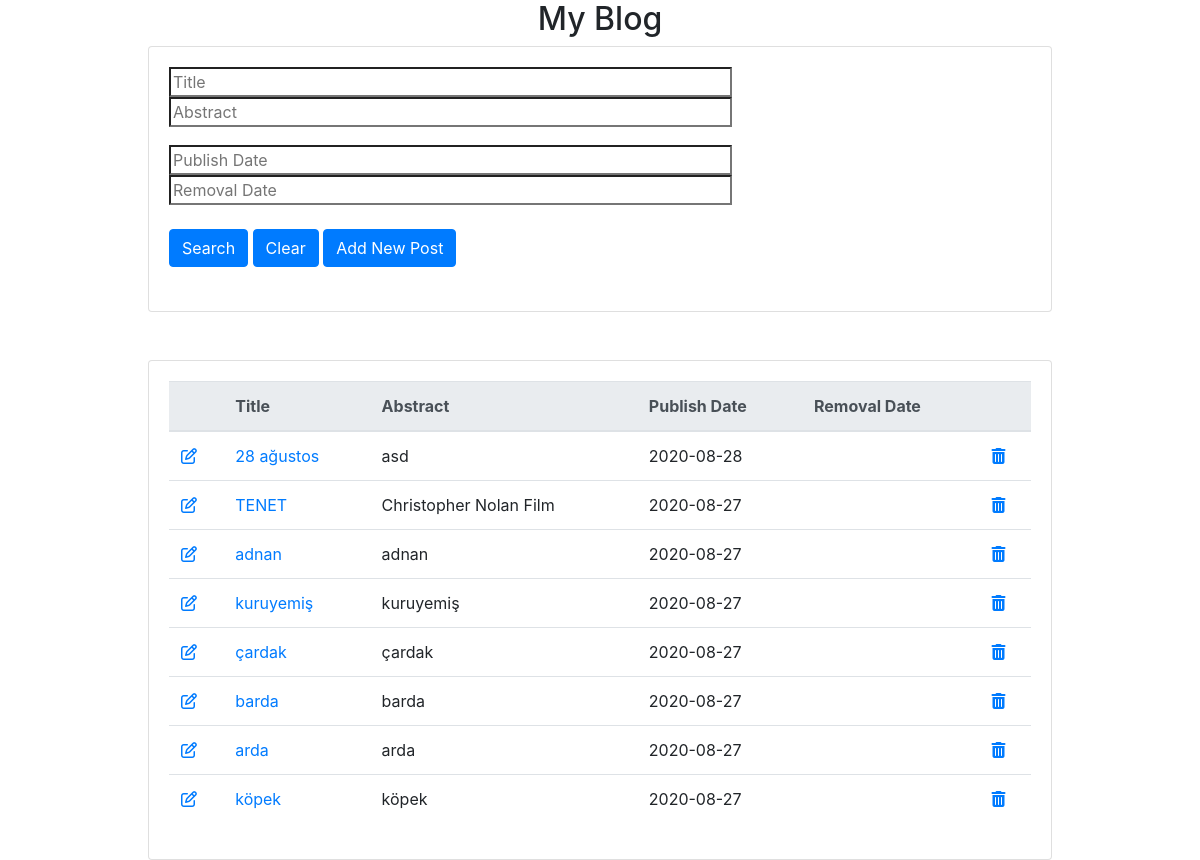
Before: / with the older database file.
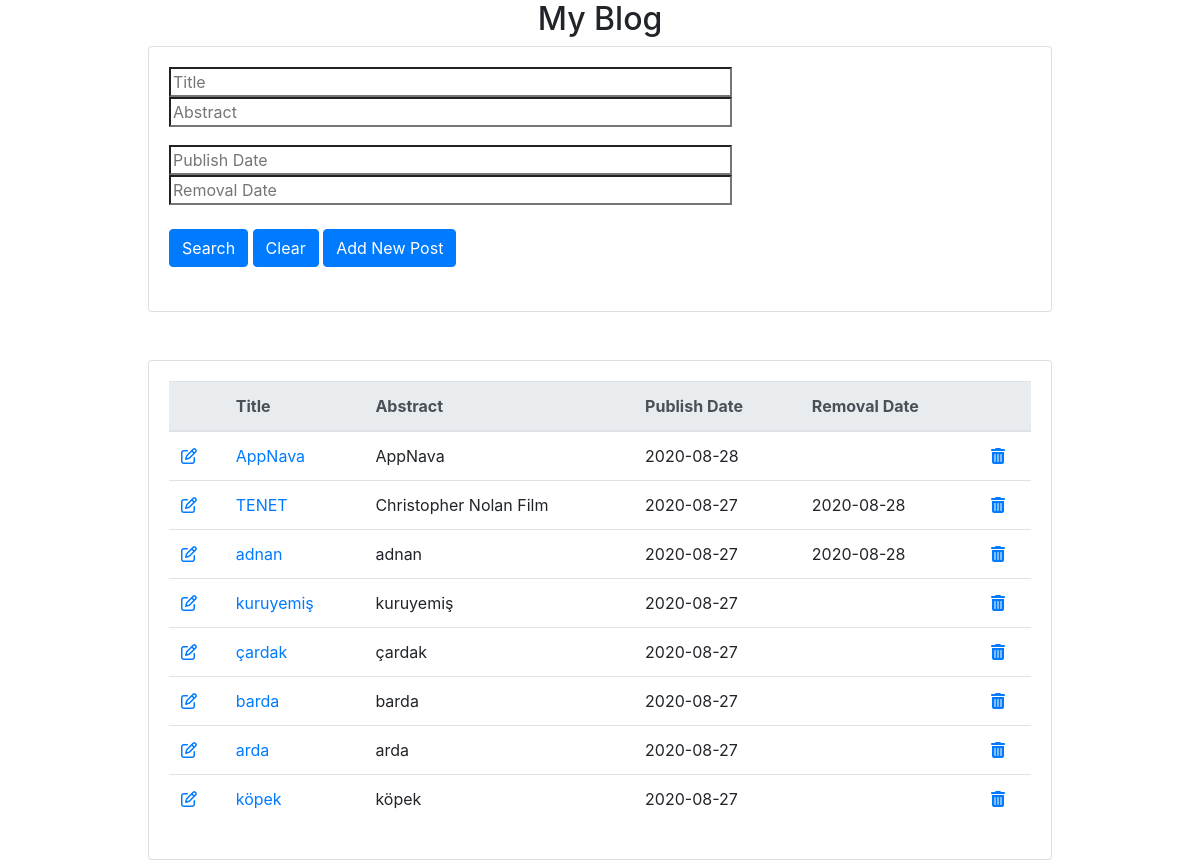
After: the same page with the newer database file.
### blogs/models.py (models this page shows, shortened)
class Blog(models.Model):
    title = models.CharField(max_length=100)
    slug = models.SlugField()
    abstract = models.TextField()
    body = models.TextField()
    publish_date = models.DateTimeField(auto_now_add=True)
    removal_date = models.DateTimeField(null=True, blank=True)

### blogs/templates/blogs/posts.html
{% extends "blogs/homepage.html" %}
{% block content %}
<div class="card mx-auto" style="width: 56.5rem;">
	<div class="card-body">
		<table class="table" style="width=100%">
			<thead class="thead-light">
				<tr>
					<th></th>
					<th scope="col">Title</th>
					<th scope="col">Abstract</th>
					<th scope="col">Publish Date</th>
					<th scope="col">Removal Date</th>
					<th></th>
				</tr>
			</thead>
			{% for blog in object_list %}
				<tr>
					<td scope="row"><a href="{% url 'edit_blog' pk=blog.id %}"><i class='far fa-edit'</i></a></td>
					<td><a href="/blogs/{{blog.id}}">{{blog.title}}</a></td>
					<td>{{blog.abstract}}</td>
					<td>{{blog.publish_date|date:"Y-m-d"}}</td>
					<td>{{blog.removal_date|date:"Y-m-d"}}</td>
					<td><a href="{% url 'delete_blog' pk=blog.id %}"><i class="fa fa-trash"></i></a></td>
				</tr>
			{% endfor %}
		</table>
	</div>
</div>
{% endblock %}

### blogs/templates/blogs/homepage.html (shortened to what this page needs)
<!DOCTYPE html>
<html lang="en" dir="ltr">
  <head>
    {% load static %}
    <link rel="stylesheet" href="{% static 'blogs/css/bootstrap.min.css' %}" type = "text/css"/>
  </head>
  <body>
    <h2 class="text-center">My Blog</h1>
     <div class="card mx-auto" style="width: 56.5rem;">
        <div class="card-body">
          <form action="/search/" method="get">
            <div class="row justify-content-center">
              <div class="col"><input type="search" name="title" placeholder="Title" size="50"></div>
              <div class="col"><input type="search" name="abstract" placeholder="Abstract" size="50"></div><br/><br/>
              <div class="col"><input type="search" name="publish_date" placeholder="Publish Date" size="50"></div>
              <div class="col"><input type="search" name="removal_date" placeholder="Removal Date" size="50"></div>
            </div>
            <input type="submit" class="btn btn-primary" value="Search">
            <input type="reset" class="btn btn-primary"  value="Clear">
            <a href="/addblog/" class="btn btn-primary">Add New Post</a>
          </form>
          <br>
        </div>
      </div>
    <div class='container-fluid'>
    <br><br>
       {% block content %}
       {% endblock %}
    </div>
  </body>
</html>

### blogs/templates/blogs/homepage.html (style rules this page uses)
html, body { height:100% }

Changed rows visible on the page:
removed Blog: title "28 ağustos", abstract "asd", publish_date "2020-08-28"
added Blog: title "AppNava", abstract "AppNava", publish_date "2020-08-28"
changed Blog "TENET": removal_date (not shown) → "2020-08-28"
changed Blog "adnan": removal_date (not shown) → "2020-08-28"
